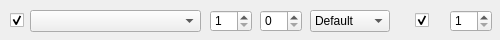
               <widget class="QWidget" name="widget_2" native="true">
                <property name="geometry">
                 <rect>
                  <x>400</x>
                  <y>130</y>
                  <width>500</width>
                  <height>40</height>
                 </rect>
                </property>
                <widget class="QCheckBox" name="check_GemEnabled2">
                 <property name="geometry">
                  <rect>
                   <x>10</x>
                   <y>10</y>
                   <width>20</width>
                   <height>20</height>
                  </rect>
                 </property>
                 <property name="text">
                  <string/>
                 </property>
                 <property name="checked">
                  <bool>true</bool>
                 </property>
                </widget>
                <widget class="QComboBox" name="combo_GemList2">
                 <property name="geometry">
                  <rect>
                   <x>30</x>
                   <y>10</y>
                   <width>171</width>
                   <height>22</height>
                  </rect>
                 </property>
                </widget>
                <widget class="QSpinBox" name="spin_GemLevel2">
                 <property name="geometry">
                  <rect>
                   <x>210</x>
                   <y>10</y>
                   <width>42</width>
                   <height>22</height>
                  </rect>
                 </property>
                 <property name="minimum">
                  <number>1</number>
                 </property>
                 <property name="maximum">
                  <number>20</number>
                 </property>
                </widget>
                <widget class="QSpinBox" name="spin_GemQuality2">
                 <property name="geometry">
                  <rect>
                   <x>260</x>
                   <y>10</y>
                   <width>42</width>
                   <height>22</height>
                  </rect>
                 </property>
                 <property name="maximum">
                  <number>20</number>
                 </property>
                </widget>
                <widget class="QComboBox" name="combo_GemVariant2">
                 <property name="geometry">
                  <rect>
                   <x>310</x>
                   <y>10</y>
                   <width>80</width>
                   <height>22</height>
                  </rect>
                 </property>
                 <item>
                  <property name="text">
                   <string>Default</string>
                  </property>
                 </item>
                 <item>
                  <property name="text">
                   <string>Anomolous</string>
                  </property>
                 </item>
                </widget>
                <widget class="QCheckBox" name="check_GemEnabled2_2">
                 <property name="geometry">
                  <rect>
                   <x>415</x>
                   <y>10</y>
                   <width>20</width>
                   <height>20</height>
                  </rect>
                 </property>
                 <property name="text">
                  <string/>
                 </property>
                 <property name="checked">
                  <bool>true</bool>
                 </property>
                </widget>
                <widget class="QSpinBox" name="spin_GemCount2">
                 <property name="geometry">
                  <rect>
                   <x>450</x>
                   <y>10</y>
                   <width>42</width>
                   <height>22</height>
                  </rect>
                 </property>
                 <property name="minimum">
                  <number>1</number>
                 </property>
                 <property name="maximum">
                  <number>20</number>
                 </property>
                </widget>
               </widget>
